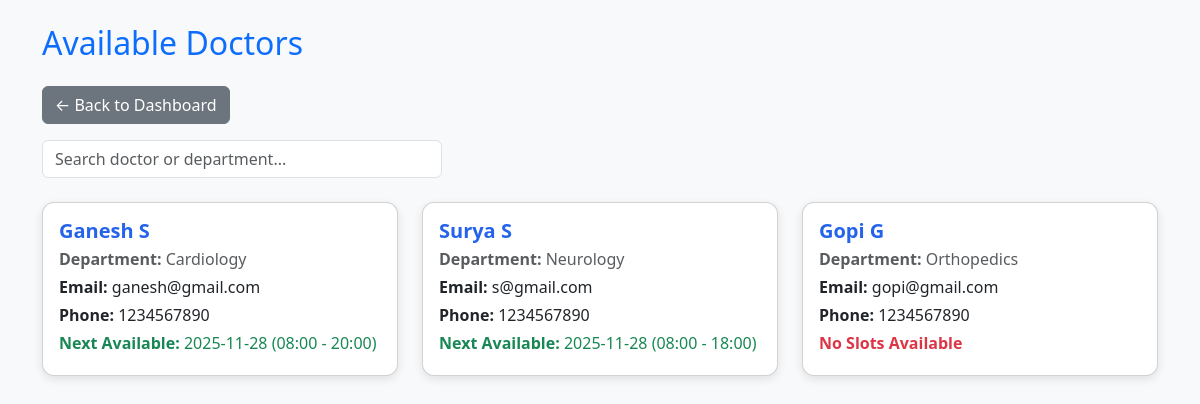
The page /patient/doctors (signed in) on the database its author committed.
### app/models.py (models this page shows, shortened)
class User(UserMixin, db.Model):
    __tablename__ = 'users'
    id = db.Column(db.Integer, primary_key=True)
    role = db.Column(db.String(20), nullable=False)
    email = db.Column(db.String(120), unique=True, nullable=False)
    password_hash = db.Column(db.String(128), nullable=False)
    name = db.Column(db.String(120), nullable=False)
    phone = db.Column(db.String(20))
    department_id = db.Column(db.Integer, db.ForeignKey('departments.id'))  # NEW LINE
    created_at = db.Column(db.DateTime, default=datetime.utcnow)
    is_active = db.Column(db.Boolean, default=True)

class Department(db.Model):
    __tablename__ = 'departments'
    id = db.Column(db.Integer, primary_key=True)
    name = db.Column(db.String(100), unique=True, nullable=False)
    description = db.Column(db.Text)
    doctors = db.relationship('User', backref='department', lazy=True)

### app/routes.py (the view)
    @app.route('/patient/doctors')
    @login_required
    def patient_view_doctors():
        if current_user.role != 'patient':
            flash('Unauthorized access!', 'danger')
            return redirect(url_for('login'))
        from .models import Department, DoctorAvailability
        doctors = User.query.filter_by(role='doctor', is_active=True).all()
        departments = {d.id: d.name for d in Department.query.all()}
        availabilities = [
            {
                "doctor_id": a.doctor_id,
                "date": a.date.strftime("%Y-%m-%d"),
                "start_time": a.start_time.strftime("%H:%M"),
                "end_time": a.end_time.strftime("%H:%M")
            }
            for a in DoctorAvailability.query.all()
        ]
        booked_slots = [
            {
                "doctor_id": appt.doctor_id,
                "date": appt.date.strftime("%Y-%m-%d"),
                "time": appt.time.strftime("%H:%M")
            }
            for appt in Appointment.query.filter_by(status="Booked").all()
        ]
        next_availability_map = {}
        for av in DoctorAvailability.query.order_by(DoctorAvailability.date, DoctorAvailability.start_time).all():
            if av.doctor_id not in next_availability_map:
                next_availability_map[av.doctor_id] = {
                    "date": av.date.strftime("%Y-%m-%d"),
                    "start_time": av.start_time.strftime("%H:%M"),
                    "end_time": av.end_time.strftime("%H:%M")
                }
        return render_template(
            'patient_view_doctors.html',
            doctors=doctors,
            departments=departments,
            availabilities=availabilities,
            booked_slots=booked_slots,
            next_availability=next_availability_map
        )

### app/__init__.py (called while the page is built)
def create_app():
    app = Flask(__name__, template_folder="templates")
    app.config['SQLALCHEMY_DATABASE_URI'] = 'sqlite:///hms.db'
    app.config['SQLALCHEMY_TRACK_MODIFICATIONS'] = False
    app.config['SECRET_KEY'] = 'dev-secret-change-this'
    db.init_app(app)
    login_manager.init_app(app)
    @login_manager.user_loader
    def load_user(user_id):
        return User.query.get(int(user_id))
    @app.route('/')
    def index():
        return render_template('index.html')
    from .routes import init_routes
    init_routes(app)
    return app

### app/templates/patient_view_doctors.html (shortened to what this page needs)
<!DOCTYPE html>
<html lang="en">
<head>
  <link href="https://cdn.jsdelivr.net/npm/bootstrap@5.3.2/dist/css/bootstrap.min.css" rel="stylesheet">
</head>
<body class="bg-light">
<div class="container py-4">
  <h2 class="text-primary mb-4">Available Doctors</h2>
  <a href="{{ url_for('patient_dashboard') }}" class="btn btn-secondary mb-3">← Back to Dashboard</a>
  <input type="text" id="doctorSearch" class="form-control search-box mb-4"
         placeholder="Search doctor or department..." onkeyup="filterDoctors()">
  <div class="row" id="doctorList">
    {% for d in doctors %}
    <div class="col-md-4 mb-4">
      <div class="card p-3">
        <h5 class="doctor-name mb-1">{{ d.name }}</h5>
        <p class="text-muted mb-1 doctor-dept">
          <strong>Department:</strong> {{ departments.get(d.department_id, 'N/A') }}
        </p>
        <p class="mb-1"><strong>Email:</strong> {{ d.email }}</p>
        <p class="mb-1"><strong>Phone:</strong> {{ d.phone if d.phone else 'N/A' }}</p>
        {% if next_availability.get(d.id) %}
          <p class="text-success mb-1">
            <strong>Next Available:</strong>
            {{ next_availability[d.id].date }}
            ({{ next_availability[d.id].start_time }} - {{ next_availability[d.id].end_time }})
          </p>
        {% else %}
          <p class="text-danger mb-1"><strong>No Slots Available</strong></p>
        {% endif %}
      </div>
    </div>
    {% endfor %}
  </div>
</div>
</body>
</html>

### app/templates/patient_view_doctors.html (style rules this page uses)
.card { border-radius: 12px; box-shadow: 0px 3px 10px rgba(0,0,0,0.1); }
.doctor-name { color: #2563eb; font-weight: 600; }
.search-box { max-width: 400px; }

### rows shown on the page
User: name "Ganesh S", email "ganesh@gmail.com", phone "1234567890", next_availability "2025-11-28", next_availability "08:00", next_availability "20:00"
Department: get "Cardiology"
User: name "Surya S", email "s@gmail.com", phone "1234567890", next_availability "2025-11-28", next_availability "08:00", next_availability "18:00"
Department: get "Neurology"
User: name "Gopi G", email "gopi@gmail.com", phone "1234567890", shows "No Slots Available"
Department: get "Orthopedics"
